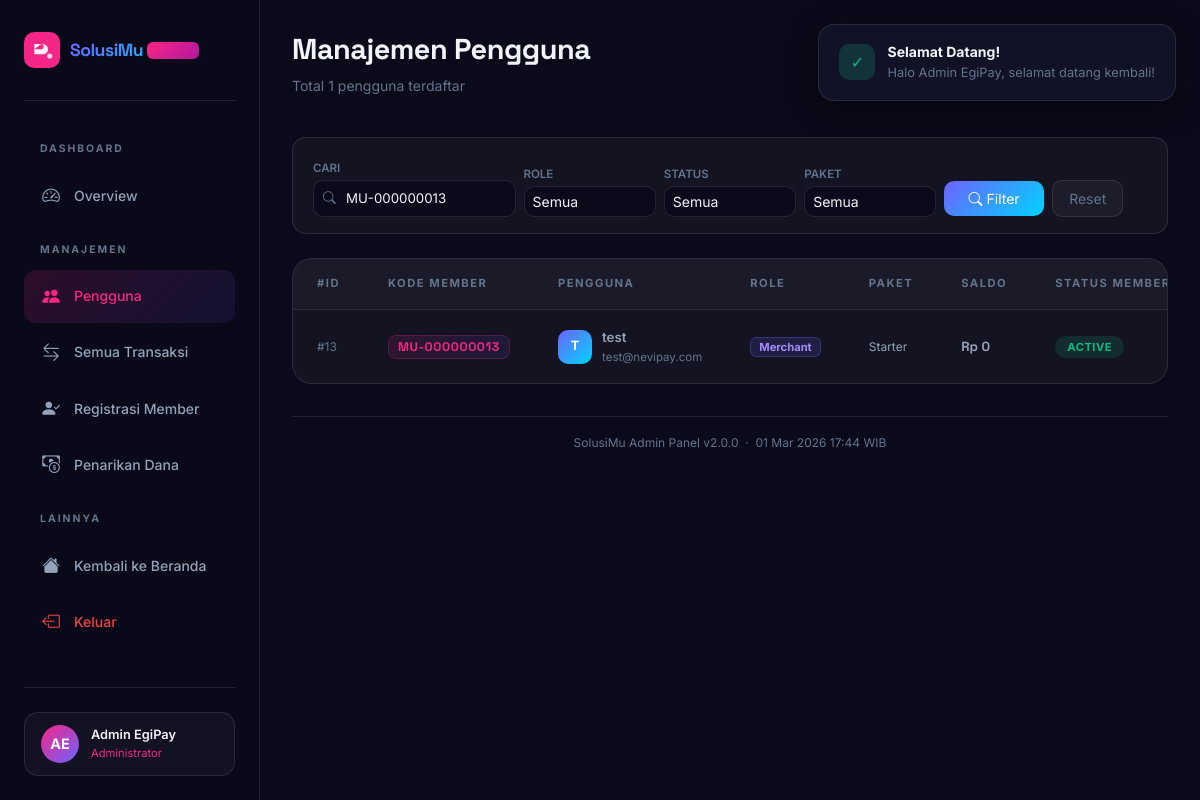
The app's page /admin/users.php?q=MU-000000013 (signed in) with its own data.
### tables this page shows
CREATE TABLE `users` (
  `id` int(10) UNSIGNED NOT NULL,
  `member_code` varchar(20) DEFAULT NULL,
  `referral_code` varchar(30) DEFAULT NULL,
  `referred_by` int(10) UNSIGNED DEFAULT NULL,
  `name` varchar(100) NOT NULL,
  `email` varchar(150) NOT NULL,
  `password` varchar(255) NOT NULL,
  `phone` varchar(20) DEFAULT NULL,
  `role` enum('superadmin','admin','merchant','customer') NOT NULL DEFAULT 'merchant',
  `plan` enum('starter','business','enterprise') NOT NULL DEFAULT 'starter',
  `status` enum('active','inactive','suspended') NOT NULL DEFAULT 'active',
  `avatar` varchar(10) DEFAULT NULL,
  `email_verified_at` datetime DEFAULT NULL,
  `created_at` datetime NOT NULL DEFAULT current_timestamp(),
  `updated_at` datetime NOT NULL DEFAULT current_timestamp() ON UPDATE current_timestamp()
);

### includes/config.php (called while the page is built, shortened)
<?php
require_once __DIR__ . '/db.php';
function isLoggedIn(): bool {
    return isset($_SESSION['user_id']);
}
function getCurrentUser(): ?array {
    static $user = null;
    if ($user === null) {
        $user = dbFetchOne(
            'SELECT id, name, email, phone, role, plan, status, avatar, member_code, referral_code FROM users WHERE id = ? AND status = "active"',
            [$_SESSION['user_id']]
        );
    }
    return $user;
}
function isAdmin(): bool {
    $user = getCurrentUser();
    return $user && in_array($user['role'], ['admin', 'superadmin']);
}
function isSuperAdmin(): bool {
    $user = getCurrentUser();
    return $user && $user['role'] === 'superadmin';
}
function requireAdmin(): void {
    if (!isAdmin()) {
        setFlash('error', 'Akses Ditolak', 'Halaman ini hanya dapat diakses oleh Admin.');
        header('Location: ' . BASE_URL . '/dashboard.php');
        exit;
    }
}
function formatRupiah(float $amount): string {
    return 'Rp ' . number_format($amount, 0, ',', '.');
}
?>

### includes/db.php (called while the page is built, shortened)
<?php
function getDB(): PDO {
    static $pdo = null;
    if ($pdo === null) {
        $dsn = sprintf(
            'mysql:host=%s;port=%s;dbname=%s;charset=%s',
            DB_HOST, DB_PORT, DB_NAME, DB_CHARSET
        );
        try {
            $pdo = new PDO($dsn, DB_USER, DB_PASS, [
                PDO::ATTR_ERRMODE            => PDO::ERRMODE_EXCEPTION,
                PDO::ATTR_DEFAULT_FETCH_MODE => PDO::FETCH_ASSOC,
                PDO::ATTR_EMULATE_PREPARES   => false,
            ]);
        } catch (PDOException $e) {
            http_response_code(503);
            die(renderDbError($e->getMessage()));
        }
    }
    return $pdo;
}
function dbFetchAll(string $sql, array $params = []): array {
    $stmt = getDB()->prepare($sql);
    $stmt->execute($params);
    return $stmt->fetchAll();
}
function dbFetchOne(string $sql, array $params = []): ?array {
    $stmt = getDB()->prepare($sql);
    $stmt->execute($params);
    $row = $stmt->fetch();
    return $row ?: null;
}
?>

### admin/users.php (the view, shortened to what this page needs)
<?php
require_once __DIR__ . '/../includes/config.php';
requireAdmin();
$user  = getCurrentUser();
$search    = trim($_GET['q']      ?? '');
$page        = max(1, (int)($_GET['page'] ?? 1));
$perPage     = 15;
$offset      = ($page - 1) * $perPage;
$where  = ['1=1'];
$params = [];
if ($search) {
    $where[]  = '(u.name LIKE ? OR u.email LIKE ? OR u.member_code LIKE ?)';
    $params[] = "%$search%";
    $params[] = "%$search%";
    $params[] = "%$search%";
}
$whereStr = implode(' AND ', $where);
$total    = (int)(dbFetchOne("SELECT COUNT(*) AS cnt FROM users u WHERE $whereStr", $params)['cnt'] ?? 0);
$users = dbFetchAll(
    "SELECT u.*, w.balance,
            rp.status AS reg_status, rp.payment_method AS reg_pay_method, rp.paid_at AS reg_paid_at
     FROM users u
     LEFT JOIN wallets w ON w.user_id = u.id
     LEFT JOIN (
         SELECT email, status, payment_method, paid_at
         FROM registration_payments
         WHERE status='paid'
         GROUP BY email
     ) rp ON rp.email = u.email
     WHERE $whereStr ORDER BY u.created_at DESC LIMIT $perPage OFFSET $offset",
    $params
);
?>
<!DOCTYPE html>
<html lang="id">
<head>
  <link href="https://cdn.jsdelivr.net/npm/bootstrap@5.3.3/dist/css/bootstrap.min.css" rel="stylesheet"/>
  <link href="https://cdn.jsdelivr.net/npm/bootstrap-icons@1.11.3/font/bootstrap-icons.min.css" rel="stylesheet"/>
  <link href="../css/style.css" rel="stylesheet"/>
</head>
<body>
<div class="toast-container" id="toastContainer"></div>
<aside class="sidebar" id="mainSidebar">
  <div class="sidebar-logo">
    <span class="brand-text" style="font-size:1.1rem;">SolusiMu <span class="admin-badge">Admin</span></span>
  </div>
  <ul class="sidebar-menu">
    <li class="sidebar-section-title">Dashboard</li>
    <li><a href="index.php" class="sidebar-link"><span class="icon"><i class="bi bi-speedometer2"></i></span>Overview</a></li>
    <li class="sidebar-section-title">Manajemen</li>
    <li><a href="users.php" class="sidebar-link admin-active"><span class="icon"><i class="bi bi-people-fill"></i></span>Pengguna</a></li>
    <li><a href="transactions.php" class="sidebar-link"><span class="icon"><i class="bi bi-arrow-left-right"></i></span>Semua Transaksi</a></li>
    <li><a href="registrations.php" class="sidebar-link"><span class="icon"><i class="bi bi-person-check-fill"></i></span>Registrasi Member</a></li>
    <li><a href="withdrawals.php" class="sidebar-link"><span class="icon"><i class="bi bi-cash-coin"></i></span>Penarikan Dana</a></li>
    <li class="sidebar-section-title">Lainnya</li>
    <li><a href="../dashboard.php" class="sidebar-link"><span class="icon"><i class="bi bi-house-fill"></i></span>Kembali ke Beranda</a></li>
    <li><a href="../logout.php" class="sidebar-link" style="color:#ef4444;"><span class="icon"><i class="bi bi-box-arrow-left"></i></span>Keluar</a></li>
  </ul>
  <div class="sidebar-bottom">
    <div class="sidebar-profile">
      <div class="profile-avatar-sm" style="background:linear-gradient(135deg,#f72585,#6c63ff);"><?= htmlspecialchars($user['avatar'] ?? '?') ?></div>
      <div><div class="profile-name"><?= htmlspecialchars($user['name']) ?></div><div class="profile-role" style="color:#f72585;">Administrator</div></div>
    </div>
  </div>
</aside>
<main class="main-content">
  <div class="d-flex align-items-center justify-content-between mb-4 flex-wrap gap-3">
    <div class="d-flex align-items-center gap-3">
      <div>
        <h1 class="dash-title">Manajemen Pengguna</h1>
        <p class="dash-subtitle">Total <?= number_format($total) ?> pengguna terdaftar</p>
      </div>
    </div>
  </div>
  <div class="filter-bar mb-4">
    <form method="GET" action="users.php" class="row g-2 align-items-end">
      <div class="col-sm-4 col-lg-3">
        <label style="font-size:0.72rem;color:var(--text-muted);font-weight:600;text-transform:uppercase;">Cari</label>
        <div style="position:relative;">
          <i class="bi bi-search" style="position:absolute;left:10px;top:50%;transform:translateY(-50%);color:var(--text-muted);font-size:0.8rem;"></i>
          <input type="text" name="q" value="<?= htmlspecialchars($search) ?>" placeholder="Nama atau email..."
            style="background:var(--bg-dark);border:1px solid var(--border-glass);border-radius:10px;color:var(--text-primary);padding:7px 12px 7px 32px;font-size:0.83rem;outline:none;width:100%;"/>
        </div>
      </div>
      <div class="col-sm-2">
        <label style="font-size:0.72rem;color:var(--text-muted);font-weight:600;text-transform:uppercase;">Role</label>
        <select name="role" class="form-select form-select-sm" style="background:var(--bg-dark);border:1px solid var(--border-glass);color:var(--text-primary);border-radius:10px;">
          <option value="">Semua</option>
        </select>
      </div>
      <div class="col-sm-2">
        <label style="font-size:0.72rem;color:var(--text-muted);font-weight:600;text-transform:uppercase;">Status</label>
        <select name="status" class="form-select form-select-sm" style="background:var(--bg-dark);border:1px solid var(--border-glass);color:var(--text-primary);border-radius:10px;">
          <option value="">Semua</option>
        </select>
      </div>
      <div class="col-sm-2">
        <label style="font-size:0.72rem;color:var(--text-muted);font-weight:600;text-transform:uppercase;">Paket</label>
        <select name="plan" class="form-select form-select-sm" style="background:var(--bg-dark);border:1px solid var(--border-glass);color:var(--text-primary);border-radius:10px;">
          <option value="">Semua</option>
        </select>
      </div>
      <div class="col-auto">
        <button type="submit" class="btn btn-sm px-4" style="background:linear-gradient(135deg,#6c63ff,#00d4ff);color:#fff;border:none;border-radius:10px;padding:7px 16px;">
          <i class="bi bi-search me-1"></i>Filter
        </button>
        <a href="users.php" class="btn btn-sm px-3 ms-1" style="background:var(--bg-card);border:1px solid var(--border-glass);color:var(--text-muted);border-radius:10px;padding:7px 14px;">Reset</a>
      </div>
    </form>
  </div>
  <div class="glass-table-wrapper animate-on-scroll">
    <?php if ($users): ?>
    <div class="table-responsive">
      <table class="glass-table" id="usersTable">
        <thead>
          <tr>
            <th>#ID</th>
            <th>Kode Member</th>
            <th>Pengguna</th>
            <th>Role</th>
            <th>Paket</th>
            <th>Saldo</th>
            <th>Status Member</th>
          </tr>
        </thead>
        <tbody>
          <?php foreach ($users as $u):
            $isSelf = ($u['id'] == $_SESSION['user_id']);
          ?>
          <tr>
            <td style="color:var(--text-muted);font-size:0.75rem;">#<?= $u['id'] ?></td>
            <td>
              <?php if ($u['member_code']): ?>
              <span style="font-family:'Space Grotesk';font-size:0.78rem;font-weight:700;background:linear-gradient(135deg,rgba(247,37,133,.12),rgba(108,99,255,.1));color:#f72585;border:1px solid rgba(247,37,133,.25);border-radius:8px;padding:3px 9px;letter-spacing:.05em;white-space:nowrap;">
                <?= htmlspecialchars($u['member_code']) ?>
              </span>
              <?php else: ?>
              <span style="font-size:0.72rem;color:var(--text-muted);">—</span>
              <?php endif; ?>
            </td>
            <td>
              <div style="display:flex;align-items:center;gap:10px;">
                <div style="width:34px;height:34px;border-radius:10px;background:linear-gradient(135deg,#6c63ff,#00d4ff);display:flex;align-items:center;justify-content:center;font-size:0.8rem;font-weight:700;color:#fff;flex-shrink:0;">
                  <?= htmlspecialchars($u['avatar'] ?? '?') ?>
                </div>
                <div>
                  <div style="font-weight:600;font-size:0.83rem;"><?= htmlspecialchars($u['name']) ?> <?= $isSelf ? '<span style="font-size:0.65rem;color:#10b981;">(Anda)</span>' : '' ?></div>
                  <div style="font-size:0.72rem;color:var(--text-muted);"><?= htmlspecialchars($u['email']) ?></div>
                </div>
              </div>
            </td>
            <td>
              <span class="role-badge-<?= $u['role'] ?>"><?= ucfirst($u['role']) ?></span>
            </td>
            <td><span style="font-size:0.75rem;color:var(--text-secondary);"><?= ucfirst($u['plan']) ?></span></td>
            <td style="font-family:'Space Grotesk';font-weight:700;font-size:0.83rem;"><?= formatRupiah($u['balance'] ?? 0) ?></td>
            <td>
              <span class="tx-badge tx-<?= $u['status'] === 'active' ? 'success' : ($u['status'] === 'suspended' ? 'failed' : 'pending') ?>">
                <?= ucfirst($u['status']) ?>
              </span>
            </td>
          </tr>
          <?php endforeach; ?>
        </tbody>
      </table>
    </div>
    <?php endif; ?>
  </div>
  <div style="margin-top:2rem;padding-top:1rem;border-top:1px solid var(--border-glass);text-align:center;color:var(--text-muted);font-size:0.75rem;">
    SolusiMu Admin Panel v<?= SITE_VERSION ?> &nbsp;·&nbsp; <?= date('d M Y H:i') ?> WIB
  </div>
</main>
</body>
</html>

### css/style.css (style rules this page uses)
:root { --primary: #6c63ff; --primary-dark: #4f46e5; --primary-light: #a78bfa; --secondary: #00d4ff; --accent: #f72585; --success: #10b981; --warning: #f59e0b; --danger: #ef4444; --bg-dark: #0a0a1a; --bg-card: rgba(255, 255, 255, 0.04); --bg-card-hover: rgba(255, 255, 255, 0.08); --border-glass: rgba(255, 255, 255, 0.1); --text-primary: #f1f5f9; --text-secondary: #94a3b8; --text-muted: #64748b; --gradient-1: linear-gradient(135deg, #6c63ff 0%, #00d4ff 100%); --gradient-2: linear-gradient(135deg, #f72585 0%, #6c63ff 100%); --gradient-3: linear-gradient(135deg, #0a0a1a 0%, #1a1a3e 100%); --shadow-glow: 0 0 40px rgba(108, 99, 255, 0.3); --shadow-card: 0 8px 32px rgba(0, 0, 0, 0.4); }
*, *::before, *::after { box-sizing: border-box; }
html { scroll-behavior: smooth; overflow-x: hidden; }
body { font-family: 'Inter', sans-serif; background-color: var(--bg-dark); color: var(--text-primary); overflow-x: hidden; line-height: 1.6; }
h1, h2, h3, h4, h5, h6 { font-family: 'Space Grotesk', sans-serif; font-weight: 700; }
.brand-text { font-family: 'Space Grotesk', sans-serif; font-weight: 800; font-size: 1.5rem; background: var(--gradient-1); -webkit-background-clip: text; -webkit-text-fill-color: transparent; background-clip: text; letter-spacing: -0.5px; }
.sidebar { position: fixed; top: 0; left: 0; height: 100vh; width: 260px; background: rgba(10, 10, 26, 0.95); backdrop-filter: blur(20px); border-right: 1px solid var(--border-glass); z-index: 1000; display: flex; flex-direction: column; padding: 1.5rem; transition: transform 0.3s ease; overflow-y: auto; }
.sidebar-logo { display: flex; align-items: center; gap: 10px; padding: 0.5rem 0 2rem; border-bottom: 1px solid var(--border-glass); margin-bottom: 1.5rem; }
.sidebar-menu { list-style: none; padding: 0; margin: 0; flex: 1; }
.sidebar-menu li { margin-bottom: 0.25rem; }
.sidebar-link { display: flex; align-items: center; gap: 12px; padding: 0.75rem 1rem; border-radius: 12px; color: var(--text-secondary); text-decoration: none; font-size: 0.875rem; font-weight: 500; transition: all 0.3s ease; position: relative; }
.sidebar-link .icon { font-size: 1.1rem; width: 22px; text-align: center; flex-shrink: 0; }
.sidebar-section-title { font-size: 0.65rem; font-weight: 700; color: var(--text-muted); text-transform: uppercase; letter-spacing: 2px; padding: 1rem 1rem 0.5rem; }
.sidebar-bottom { border-top: 1px solid var(--border-glass); padding-top: 1.5rem; margin-top: 1rem; }
.sidebar-profile { display: flex; align-items: center; gap: 12px; padding: 0.75rem 1rem; border-radius: 14px; background: var(--bg-card); border: 1px solid var(--border-glass); }
.profile-avatar-sm { width: 38px; height: 38px; border-radius: 50%; background: var(--gradient-1); display: flex; align-items: center; justify-content: center; font-weight: 700; font-size: 0.9rem; color: #fff; flex-shrink: 0; }
.profile-name { font-size: 0.8rem; font-weight: 600; }
.profile-role { font-size: 0.7rem; color: var(--text-muted); }
.main-content { margin-left: 260px; padding: 2rem; min-height: 100vh; }
.dash-title { font-size: 1.8rem; font-weight: 800; letter-spacing: -0.5px; }
.dash-subtitle { color: var(--text-muted); font-size: 0.875rem; margin-top: 0.25rem; }
.glass-table-wrapper { background: var(--bg-card); border: 1px solid var(--border-glass); border-radius: 20px; overflow: hidden; }
.glass-table { width: 100%; border-collapse: collapse; }
.glass-table thead th { background: rgba(255, 255, 255, 0.03); color: var(--text-muted); font-size: 0.7rem; font-weight: 700; text-transform: uppercase; letter-spacing: 1.5px; padding: 1rem 1.5rem; border-bottom: 1px solid var(--border-glass); white-space: nowrap; }
.glass-table tbody td { padding: 1rem 1.5rem; font-size: 0.875rem; color: var(--text-secondary); border-bottom: 1px solid rgba(255, 255, 255, 0.03); vertical-align: middle; }
.glass-table tbody tr:last-child td { border-bottom: none; }
.tx-badge { padding: 4px 12px; border-radius: 50px; font-size: 0.7rem; font-weight: 700; text-transform: uppercase; letter-spacing: 0.5px; }
.tx-success { background: rgba(16, 185, 129, 0.15); color: var(--success); }
.animate-on-scroll { opacity: 0; transform: translateY(30px); transition: all 0.6s ease; }
.animate-on-scroll.visible { opacity: 1; transform: translateY(0); }
.toast-container { position: fixed; top: 1.5rem; right: 1.5rem; z-index: 9999; }

### records on screen
users: avatar "AE", name "Admin EgiPay"
users: id "13", member_code "MU-000000013", avatar "T", name "test", email "test@nevipay.com", role "Merchant", plan "Starter", balance "Rp 0", status "ACTIVE"

### other values on screen
$total "1"
SITE_VERSION "2.0.0"
